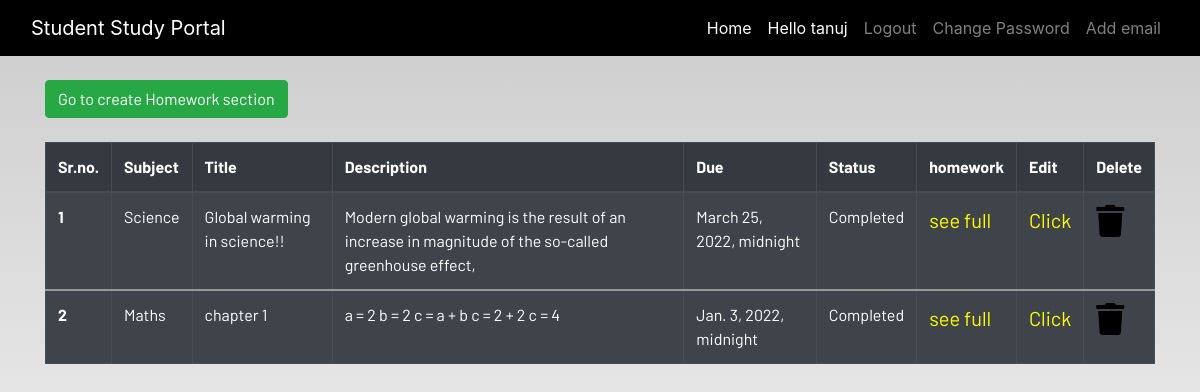
Before: /display_homework (signed in) with the older database file.
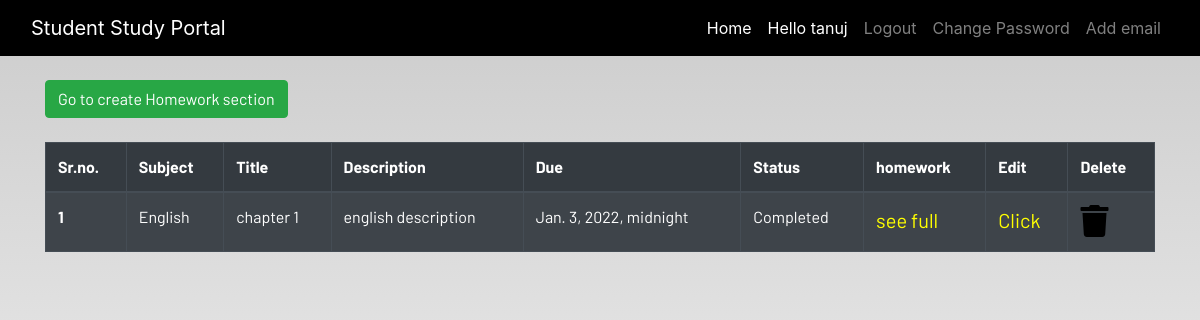
After: the same page with the newer database file.
### dashboard/models.py (models this page shows, shortened)
class Homework(models.Model):
    user = models.ForeignKey(User, on_delete=models.CASCADE)
    subject = models.ForeignKey(Subject, on_delete=models.CASCADE)
    title = models.CharField(max_length=100)
    description = models.TextField()
    due_date = models.DateTimeField()
    status_choice = (("Incomplete", "Incomplete"), ("Completed", "Completed"))
    status = models.CharField(
        max_length=20, choices=status_choice, default="Incomplete"
    )

class Subject(models.Model):
    subject = models.CharField(max_length=50)
    def __str__(self):
        return f"{self.subject}"

### dashboard/views.py (the view)
class HomeworkDisplayView(ListView):
    model = Homework
    paginate_by = 12
    template_name = "dashboard/homework_display.html"
    def get_context_data(self, **kwargs):
        context = super().get_context_data(**kwargs)
        homework = Homework.objects.filter(user=self.request.user)
        context = {"homework": homework}
        return context

### dashboard/templates/dashboard/homework_display.html (shortened to what this page needs)
{% extends 'dashboard/base.html' %}
{% load static %}
{% block content %}
<section class='text-left container'>
    <button href="" class="btn btn-success" type="submit">
        <a href="{% url 'homework' %}" style="color:white;" > Go to create Homework section </a>
     </button><br><br>
</section>
<div class="container">
    {% if homework %}
    <table class="table table-striped table-bordered table-hover table-dark">
        <thead>
            <tr>
                <th scope="col">Sr.no.</th>
                <th scope="col">Subject</th>
                <th scope="col">Title</th>
                <th scope="col">Description</th>
                <th scope="col">Due</th>
                <th scope="col">Status</th>
                <th scope="col">homework</th>
                <th scope="col">Edit</th>
                <th scope="col">Delete</th>
            </tr>
        </thead>
        {% for homework in homework %}
        <tbody>
            <tr>
                <th scope="row">{{forloop.counter}}</th>
                <td>{{homework.subject}}</td>
                <td>{{homework.title}}</td>
                <td>{{homework.description|slice:"0:100"}}</td>
                <td>{{ homework.due_date}}</td>
                <td>{{homework.status}}</td>
                <td><a href = "{% url 'homework_detail' homework.id %}" style = "color:yellow;font-size:20px;">see full</a></td>
                <td><a href="{% url 'update_homework' homework.id %}" style = "color:yellow;font-size:20px;" >Click</a></td>
                <td><a href="{% url 'delete_homework' homework.id %}"><i class="fa fa-trash fa-2x"></i></a></td>
            </tr>
            {% endfor %}
            {% else %}
              <br><br>
                <h1 align='center'> Homework Not Found For {{user.username}}  <h1>
            {% endif %}
        </tbody>
    </table>
</div>
{% endblock content %}

### dashboard/templates/dashboard/base.html (shortened to what this page needs)
<!DOCTYPE html>
{% load static %}
<html lang="en">
<head>
  <link rel="stylesheet" href="https://stackpath.bootstrapcdn.com/bootstrap/4.3.1/css/bootstrap.min.css"
 />
  <link rel="stylesheet" href="https://use.fontawesome.com/releases/v5.7.2/css/all.css"
 />
  <link rel="stylesheet" href="{% static 'css/main.css' %}" />
</head>
<body>
  <header>
    <nav class="navbar navbar-expand-lg navbar-dark bg-dark">
      <div class="container-fluid">
        <a class="navbar-brand" href="#">Student Study Portal</a>
        <div class="collapse navbar-collapse justify-content-end" id="navbarSupportedContent">
          <ul class="navbar-nav mb-2 mb-lg-0">
            {% if user.is_authenticated %}
            <li class="nav-item">
              <a class="nav-link active" aria-current="page" href="{% url 'home_authenticated'%}">Home</a>
            </li>
            <li class="nav-item">
              <a class="nav-link active" href="#">Hello {{user}}</a>
            </li>
            <li class="nav-item">
              <a class="nav-link" href="{% url 'account_logout' %}">Logout</a>
            </li>
            <li class="nav-item">
              <a class="nav-link" href="{% url 'account_change_password' %}">Change Password</a>
            </li>
            <li class="nav-item">
              <a class="nav-link" href="{% url 'account_email' %}">Add email</a>
            </li>
            {% endif %}
          </ul>
        </div>
      </div>
    </nav>
  </header>
  <br />
  <main>
    {% block content %}
    {% endblock content %}
  </main>
</body>
</html>

### dashboard/static/css/main.css (style rules this page uses)
html { scroll-behavior: smooth; height: 100%; width: 100%; }
main { font-family: Barlow, Quicksand, Rubik, sans-serif, serif, 'Times New Roman', Times, serif !important; }
.navbar { background-color: rgb(0, 0, 0) !important; }
a { text-decoration: none !important; color: black; }
html, body { max-width: 100%; overflow-x: hidden; height: 100%; width: 100%; }
body { background: linear-gradient(rgba(0, 0, 0, 0.2), rgba(255, 255, 255, 0.5)); overflow-x: hidden; background-repeat: no-repeat; }
.fa { color: black; }

Changed rows visible on the page:
removed Homework: subject "Science", title "Global warming in science!!", description "Modern global warming is the result of an increase in magnitude of the so-called greenhouse effect,", due_date "March 25, 2022, midnight", status "Completed"
removed Homework: subject "Maths", title "chapter 1", description "a = 2 b = 2 c = a + b c = 2 + 2 c = 4", due_date "Jan. 3, 2022, midnight", status "Completed"
added Homework: subject "English", title "chapter 1", description "english description", due_date "Jan. 3, 2022, midnight", status "Completed"
